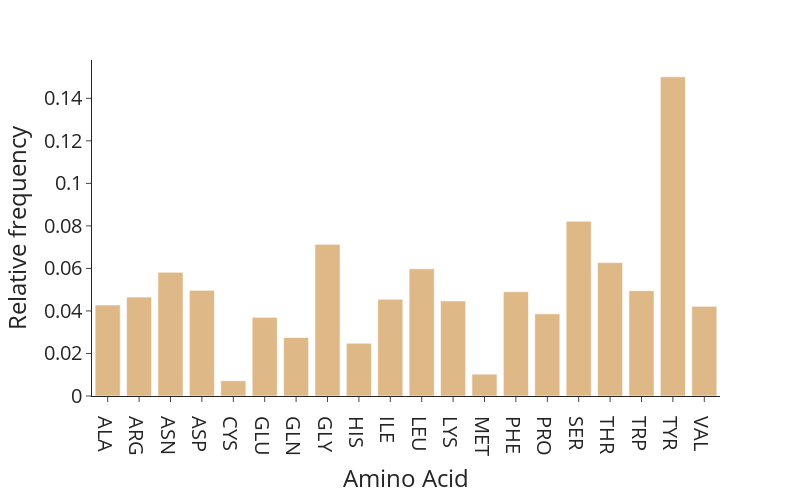

The code cell stored with this chart in its notebook:
### Code cell
df_aa_comp = pd.DataFrame({'AA': cdr_dict_big_cluster_aa_comp_res_ratio.keys(),
    'Count': cdr_dict_big_cluster_aa_comp_res_ratio.values()})
    
fig_6e = px.histogram(df_aa_comp, x='AA', y='Count', 
    # color='color', barmode='group',
    height=400)
fig_6e.update_xaxes(title = "Amino Acid")
fig_6e.update_yaxes(title = "Count")
fig_6e.update_layout(yaxis_title_text='Relative frequency')
fig_6e.update_traces(marker = {'color': 'BurlyWood'})
fig_6e.update_layout(font_size=20, width=800, height=500)

### Figure 1 — Plotly figure (JSON) as saved in the notebook; plotly's stock layout.template omitted (floating-point values rounded to 4 significant figures)
{"data": [{"alignmentgroup": "True", "bingroup": "x", "histfunc": "sum", "hovertemplate": "AA=%{x}<br>sum of Count=%{y}<extra></extra>", "legendgroup": "", "marker": {"color": "BurlyWood", "pattern": {"shape": ""}}, "name": "", "offsetgroup": "", "orientation": "v", "showlegend": false, "type": "histogram", "x": ["ALA", "ARG", "ASN", "ASP", "CYS", "GLU", "GLN", "GLY", "HIS", "ILE", "LEU", "LYS", "MET", "PHE", "PRO", "SER", "THR", "TRP", "TYR", "VAL"], "xaxis": "x", "y": [0.04281, 0.04653, 0.05821, 0.0497, 0.007184, 0.03699, 0.02748, 0.07132, 0.02487, 0.04553, 0.05983, 0.04472, 0.01028, 0.04907, 0.03865, 0.08223, 0.06274, 0.04955, 0.1501, 0.04218], "yaxis": "y"}], "layout": {"barmode": "relative", "font": {"size": 20}, "height": 500, "legend": {"tracegroupgap": 0}, "margin": {"t": 60}, "width": 800, "xaxis": {"anchor": "y", "domain": [0, 1], "title": {"text": "Amino Acid"}}, "yaxis": {"anchor": "x", "domain": [0, 1], "title": {"text": "Relative frequency"}}}}
